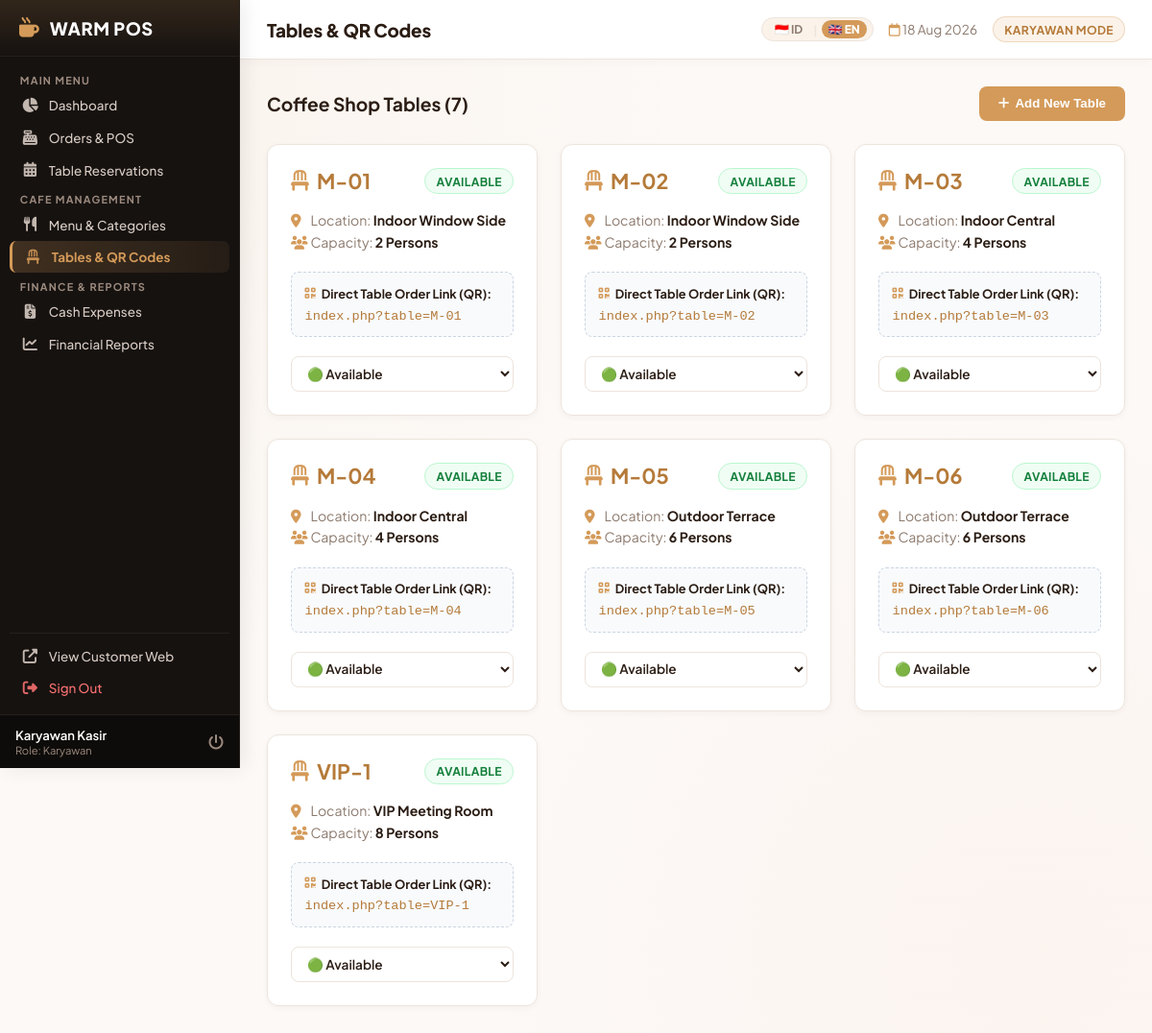
Page /admin/tables.php?lang=en (signed in) on the committed database.
### tables this page shows
CREATE TABLE IF NOT EXISTS `tables` (
  `id` INT AUTO_INCREMENT PRIMARY KEY,
  `table_number` VARCHAR(20) NOT NULL UNIQUE,
  `capacity` INT NOT NULL DEFAULT 2,
  `location` VARCHAR(50) DEFAULT 'Indoor Main Area',
  `status` ENUM('available', 'occupied', 'reserved') DEFAULT 'available'
);

### config/lang.php (called while the page is built, shortened)
<?php
$current_lang = $_SESSION['lang'] ?? 'id';
if (!function_exists('__')) {
    function __($key, $default = '') {
        global $translations, $current_lang;
        if (isset($translations[$current_lang][$key])) {
            return $translations[$current_lang][$key];
        }
        return !empty($default) ? $default : $key;
    }
}
if (!function_exists('get_current_lang')) {
    function get_current_lang() {
        global $current_lang;
        return $current_lang;
    }
}

### admin/tables.php (the view, shortened to what this page needs)
<?php
require_once __DIR__ . '/../config/database.php';
$tables = $pdo->query("SELECT * FROM tables ORDER BY table_number ASC")->fetchAll();
require_once __DIR__ . '/../includes/admin_header.php';
?>
<div style="display: flex; justify-content: space-between; align-items: center; margin-bottom: 1.5rem;">
    <h3 style="color: var(--admin-text-main); margin: 0; font-size: 1.2rem;"><?php echo get_current_lang() == 'en' ? 'Coffee Shop Tables' : 'Daftar Meja Coffee Shop'; ?> (<?php echo count($tables); ?>)</h3>
    <button data-modal-target="addTableModal" class="btn" style="background: var(--admin-accent); color: #ffffff; font-weight: 700; border: none; padding: 0.65rem 1.25rem; border-radius: 8px; cursor: pointer; display: flex; align-items: center; gap: 6px;">
        <i class="fas fa-plus"></i> <?php echo __('admin_add_table', 'Tambah Meja Baru'); ?>
    </button>
</div>
<div style="display: grid; grid-template-columns: repeat(auto-fill, minmax(280px, 1fr)); gap: 1.5rem; margin-bottom: 2rem;">
    <?php foreach ($tables as $t):
        $st_class = $t['status'] == 'available' ? 'badge-ready' : ($t['status'] == 'occupied' ? 'badge-cancelled' : 'badge-pending');
    ?>
        <div style="background: var(--admin-card); border: 1px solid var(--admin-border); border-radius: 12px; padding: 1.5rem; display: flex; flex-direction: column; justify-content: space-between; box-shadow: var(--shadow-sm);">
            <div>
                <div style="display: flex; justify-content: space-between; align-items: center; margin-bottom: 1rem;">
                    <h3 style="color: var(--admin-accent-dark); font-size: 1.35rem; margin: 0; display: flex; align-items: center; gap: 8px;">
                        <i class="fas fa-chair" style="color: var(--admin-accent);"></i> <?php echo htmlspecialchars($t['table_number']); ?>
                    </h3>
                    <span class="badge <?php echo $st_class; ?>"><?php echo strtoupper($t['status']); ?></span>
                </div>
                <div style="font-size: 0.88rem; color: var(--admin-muted); margin-bottom: 1.25rem; line-height: 1.6;">
                    <div><i class="fas fa-map-marker-alt" style="color: var(--admin-accent); width: 18px;"></i> <?php echo get_current_lang() == 'en' ? 'Location' : 'Lokasi'; ?>: <strong style="color: var(--admin-text-main);"><?php echo htmlspecialchars($t['location']); ?></strong></div>
                    <div><i class="fas fa-users" style="color: var(--admin-accent); width: 18px;"></i> <?php echo get_current_lang() == 'en' ? 'Capacity' : 'Kapasitas'; ?>: <strong style="color: var(--admin-text-main);"><?php echo $t['capacity']; ?> <?php echo get_current_lang() == 'en' ? 'Persons' : 'Orang'; ?></strong></div>
                </div>
                <div style="background: #f8fafc; padding: 0.85rem; border-radius: 8px; border: 1px dashed #cbd5e1; font-size: 0.8rem; margin-bottom: 1.25rem;">
                    <div style="color: var(--admin-text-main); font-weight: 700; margin-bottom: 0.35rem; display: flex; align-items: center; gap: 6px;">
                        <i class="fas fa-qrcode" style="color: var(--admin-accent);"></i> <?php echo get_current_lang() == 'en' ? 'Direct Table Order Link (QR):' : 'Link Pemesanan Meja Ini:'; ?>
                    </div>
                    <code style="color: var(--admin-accent-dark); word-break: break-all; font-size: 0.85rem;">index.php?table=<?php echo urlencode($t['table_number']); ?></code>
                </div>
            </div>
            <form action="tables.php" method="POST" style="margin: 0; display: flex; gap: 0.5rem;">
                <select name="status" onchange="this.form.submit()" class="form-control" style="font-size: 0.85rem; padding: 0.5rem 0.75rem; cursor: pointer; font-weight: 600;">
                    <option value="available" <?php echo $t['status'] == 'available' ? 'selected' : ''; ?>>🟢 <?php echo get_current_lang() == 'en' ? 'Available' : 'Tersedia (Available)'; ?></option>
                </select>
            </form>
        </div>
    <?php endforeach; ?>
</div>
<?php include __DIR__ . '/../includes/admin_footer.php'; ?>

### assets/css/admin.css (style rules this page uses)
:root { --admin-bg: #fcf9f6; --admin-card: #ffffff; --admin-border: #ede4dc; --admin-border-hover: #d49a59; --admin-accent: #d49a59; --admin-accent-dark: #b57a39; --admin-accent-light: #fbf3ea; --admin-sidebar-bg: #161210; --admin-sidebar-border: #26201d; --admin-text-main: #2b1d14; --admin-text: #4a3b32; --admin-text-white: #ffffff; --admin-muted: #8c7a6e; --success-bg: #f0fdf4; --success-color: #15803d; --success-border: #bbf7d0; --warning-bg: #fffbeb; --warning-color: #b45309; --warning-border: #fde68a; --danger-bg: #fef2f2; --danger-color: #b91c1c; --danger-border: #fecaca; --info-bg: #eff6ff; --info-color: #1d4ed8; --info-border: #bfdbfe; --shadow-sm: 0 2px 6px rgba(43, 29, 20, 0.04); --shadow-md: 0 8px 24px rgba(43, 29, 20, 0.06); }
* { margin: 0; padding: 0; box-sizing: border-box; }
body { font-family: 'Plus Jakarta Sans', -apple-system, BlinkMacSystemFont, sans-serif; background-color: var(--admin-bg); color: var(--admin-text); display: flex; min-height: 100vh; background-image: radial-gradient(circle at 10% 10%, rgba(212, 154, 89, 0.06) 0%, transparent 40%), radial-gradient(circle at 90% 90%, rgba(229, 107, 70, 0.04) 0%, transparent 40%); background-attachment: fixed; }
.form-control { width: 100%; padding: 0.65rem 0.85rem; border-radius: 8px; background: #ffffff; border: 1px solid var(--admin-border); color: var(--admin-text-main); font-family: inherit; font-size: 0.88rem; outline: none; box-sizing: border-box; transition: border-color 0.2s, box-shadow 0.2s; }
.badge { display: inline-flex; align-items: center; gap: 4px; padding: 0.3rem 0.7rem; border-radius: 20px; font-size: 0.76rem; font-weight: 700; letter-spacing: 0.3px; border: 1px solid transparent; white-space: nowrap; }
.badge-ready, .badge-completed { background-color: var(--success-bg); color: var(--success-color); border-color: var(--success-border); }

### rows in the picture
tables: table_number "M-01", status "AVAILABLE", location "Indoor Window Side", capacity "2", status "🟢 Available"
tables: table_number "M-02", status "AVAILABLE", location "Indoor Window Side", capacity "2", status "🟢 Available"
tables: table_number "M-03", status "AVAILABLE", location "Indoor Central", capacity "4", status "🟢 Available"
tables: table_number "M-04", status "AVAILABLE", location "Indoor Central", capacity "4", status "🟢 Available"
tables: table_number "M-05", status "AVAILABLE", location "Outdoor Terrace", capacity "6", status "🟢 Available"
tables: table_number "M-06", status "AVAILABLE", location "Outdoor Terrace", capacity "6", status "🟢 Available"
tables: table_number "VIP-1", status "AVAILABLE", location "VIP Meeting Room", capacity "8", status "🟢 Available"

### other values in the picture
__('admin_dashboard', 'Dashboard') "Dashboard"
__('admin_orders', 'Pesanan & Transaksi') "Orders & POS"
__('admin_reservations', 'Reservasi Meja') "Table Reservations"
__('admin_products', 'Menu & Kategori') "Menu & Categories"
__('admin_tables', 'Kelola Meja') "Tables & QR Codes"
__('admin_expenses', 'Pengeluaran Kas') "Cash Expenses"
__('admin_reports', 'Laporan Keuangan') "Financial Reports"
__('admin_customer_web', 'Web Customer') "View Customer Web"
__('admin_logout', 'Keluar') "Sign Out"
$user_fullname "Karyawan Kasir"
$user_role "Karyawan"
$page_title "Tables & QR Codes"
$user_role "KARYAWAN"
count($tables) "7"
__('admin_add_table', 'Tambah Meja Baru') "Add New Table"
